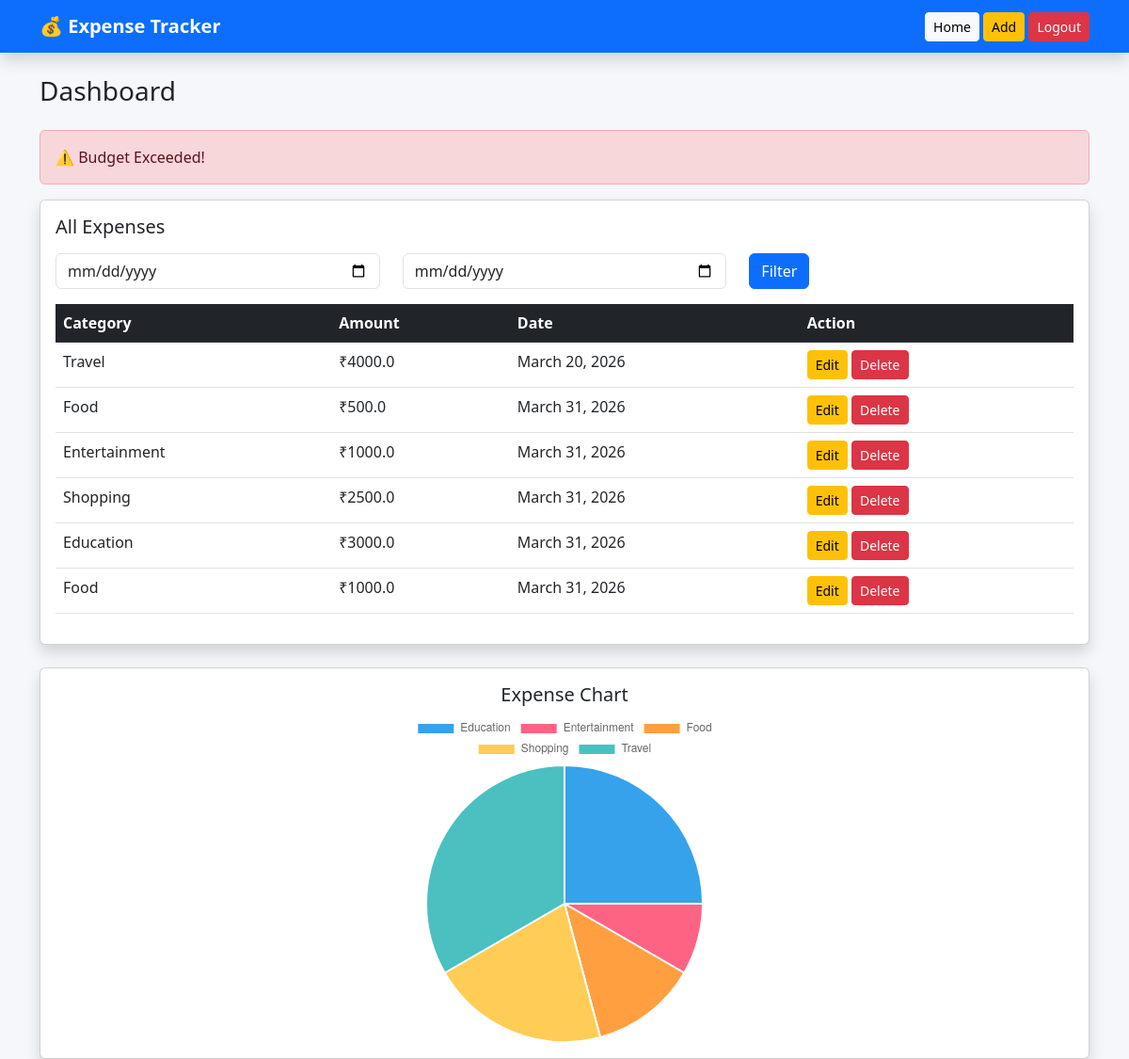
The app's page / (signed in) with its own data.
### tracker/models.py (models this page shows, shortened)
class Expense(models.Model):
    user = models.ForeignKey(User, on_delete=models.CASCADE)
    category = models.ForeignKey(Category, on_delete=models.CASCADE)
    amount = models.FloatField()
    description = models.TextField()
    date = models.DateField()

class Category(models.Model):
    name = models.CharField(max_length=100)
    def __str__(self):
        return self.name

### tracker/views.py (the view)
# urls.py: 2. Add a URL to urlpatterns:  path('', views.home, name='home')
@login_required
def home(request):
    expenses = Expense.objects.filter(user=request.user)
    start_date = request.GET.get('start')
    end_date = request.GET.get('end')
    if start_date and end_date:
        expenses = expenses.filter(date__range=[start_date, end_date])
    total = sum(exp.amount for exp in expenses)
    budget = 2000
    alert = "⚠️ Budget Exceeded!" if total > budget else None
    category_data = expenses.values('category__name').annotate(total=Sum('amount'))
    labels = [item['category__name'] for item in category_data]
    values = [float(item['total']) for item in category_data]
    monthly_data = (
        expenses
        .annotate(month=TruncMonth('date'))
        .values('month')
        .annotate(total=Sum('amount'))
        .order_by('month')
    )
    months = [item['month'].strftime('%b') for item in monthly_data]
    totals = [float(item['total']) for item in monthly_data]
    context = {
        'expenses': expenses,
        'labels': json.dumps(labels),
        'values': json.dumps(values),
        'months': json.dumps(months),
        'totals': json.dumps(totals),
        'alert': alert,
    }
    return render(request, 'home.html', context)

### tracker/templates/home.html (shortened to what this page needs)
{% extends 'base.html' %}
{% block content %}
<h3 class="mb-4">Dashboard</h3>
{% if alert %}
<div class="alert alert-danger">
    {{ alert }}
</div>
{% endif %}
<div class="card shadow mb-4">
    <div class="card-body">
        <h5 class="mb-3">All Expenses</h5>
        <form method="GET" class="row mb-3">
            <div class="col">
                <input type="date" name="start" class="form-control">
            </div>
            <div class="col">
                <input type="date" name="end" class="form-control">
            </div>
            <div class="col">
                <button class="btn btn-primary">Filter</button>
            </div>
        </form>
        <table class="table table-hover">
            <thead class="table-dark">
                <tr>
                    <th>Category</th>
                    <th>Amount</th>
                    <th>Date</th>
                    <th>Action</th>
                </tr>
            </thead>
            <tbody>
            {% for expense in expenses %}
                <tr>
                    <td>{{ expense.category }}</td>
                    <td>₹{{ expense.amount }}</td>
                    <td>{{ expense.date }}</td>
                    <td>
                        <a href="/edit/{{ expense.id }}" class="btn btn-warning btn-sm">Edit</a>
                        <a href="/delete/{{ expense.id }}" class="btn btn-danger btn-sm"
                           onclick="return confirm('Delete this expense?')">Delete</a>
                    </td>
                </tr>
            {% endfor %}
            </tbody>
        </table>
    </div>
</div>
<div class="card shadow p-3">
    <h5 class="text-center">Expense Chart</h5>
    <div class="d-flex justify-content-center">
        <div style="width: 350px;">
            <canvas id="expenseChart"></canvas>
        </div>
    </div>
</div>
<script>
    const labels = JSON.parse('{{ labels|escapejs }}');
    const data = JSON.parse('{{ values|escapejs }}');
    const ctx = document.getElementById('expenseChart').getContext('2d');
    new Chart(ctx, {
        type: 'pie',
        data: {
            labels: labels,
            datasets: [{
                data: data
            }]
        }
    });
    const months = JSON.parse('{{ months|escapejs }}');
    const totals = JSON.parse('{{ totals|escapejs }}');
    const ctx2 = document.getElementById('barChart').getContext('2d');
    new Chart(ctx2, {
        type: 'bar',
        data: {
            labels: months,
            datasets: [{
                label: 'Monthly Expense',
                data: totals
            }]
        }
    });
</script>
{% endblock %}

### tracker/templates/base.html (shortened to what this page needs)
<!DOCTYPE html>
<html>
<head>
    <link href="https://cdn.jsdelivr.net/npm/bootstrap@5.3.0/dist/css/bootstrap.min.css" rel="stylesheet">
</head>
<body style="background-color:#f5f7fa;">
<nav class="navbar navbar-expand-lg navbar-dark bg-primary shadow">
    <div class="container">
        <a class="navbar-brand fw-bold" href="/">💰 Expense Tracker</a>
        <div>
            <a href="/" class="btn btn-light btn-sm">Home</a>
            <a href="/add/" class="btn btn-warning btn-sm">Add</a>
            <a href="/logout/" class="btn btn-danger btn-sm">Logout</a>
        </div>
    </div>
</nav>
<div class="container mt-4">
    {% block content %}
    {% endblock %}
</div>
</body>
</html>

### records on screen
Expense: category "Travel", amount "4000.0", date "March 20, 2026"
Expense: category "Food", amount "500.0", date "March 31, 2026"
Expense: category "Entertainment", amount "1000.0", date "March 31, 2026"
Expense: category "Shopping", amount "2500.0", date "March 31, 2026"
Expense: category "Education", amount "3000.0", date "March 31, 2026"
Expense: category "Food", amount "1000.0", date "March 31, 2026"

### other values on screen
{{ alert }} "⚠️ Budget Exceeded!"
chart data {{ values|escapejs }} [3000.0, 1000.0, 1500.0, 2500.0, 4000.0]
